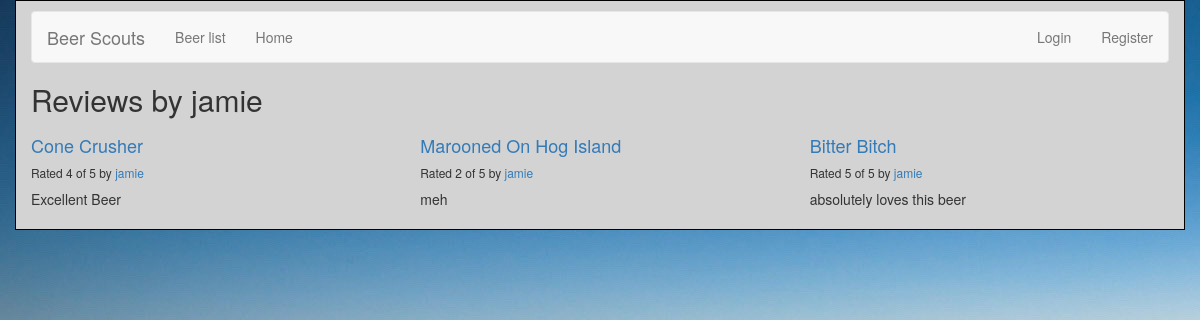
/reviews/review/user/jamie/, run on the app's committed database.
### reviews/models.py (models this page shows, shortened)
class Review(models.Model):
    RATING_CHOICES = (
        (1, '1'),
        (2, '2'),
        (3, '3'),
        (4, '4'),
        (5, '5'),
    )
    beer = models.ForeignKey(Beer, on_delete=models.CASCADE,)
    pub_date = models.DateTimeField('date published')
    user_name = models.CharField(max_length=100)
    comment = models.CharField(max_length=200)
    rating = models.IntegerField(choices=RATING_CHOICES)

class Beer(models.Model):
    name = models.CharField(max_length=200)
    abv = models.CharField(max_length=200)
    ibu = models.CharField(max_length=200)
    style = models.CharField(max_length=200)
    ounces = models.CharField(max_length=200)

### reviews/views.py (the view)
# urls.py: re_path(r'^review/user/(?P<username>\w+)/$', views.user_review_list, name='user_review_list'),
def user_review_list(request, username=None):
    if not username:
        username = request.user.username
    latest_review_list = Review.objects.filter(user_name=username).order_by('-pub_date')
    context = {'latest_review_list':latest_review_list, 'username':username}
    return render(request, 'reviews/user_review_list.html', context)

### reviews/templates/reviews/user_review_list.html
{% extends 'reviews/review_list.html' %}
{% block title %}
<h2>Reviews by {{ username }}</h2>
{% endblock %}

### reviews/templates/reviews/review_list.html (shortened to what this page needs)
{% extends 'base.html' %}
  {% block content %}
  {% if latest_review_list %}
  <div class="row">
      {% for review in latest_review_list %}
      <div class="col-xs-6 col-lg-4">
          <h4><a href="{% url 'reviews:review_detail' review.id %}">
          {{ review.beer.name }}
          </a></h4>
          <h6>Rated {{ review.rating }} of 5 by <a href="{% url 'reviews:user_review_list' review.user_name %}" >{{ review.user_name }}</a></h6>
          <p>{{ review.comment }}</p>
      </div>
      {% endfor %}
  </div>
  {% else %}
  <p>No reviews are available.</p>
  {% endif %}
  {% endblock %}

### reviews/static/reviews/style.css (style rules this page uses)
a { color: black; }
h4 { color: black; }

### data on the page
Review: beer.name "Cone Crusher", rating "4", user_name "jamie", comment "Excellent Beer"
Review: beer.name "Marooned On Hog Island", rating "2", user_name "jamie", comment "meh"
Review: beer.name "Bitter Bitch", rating "5", user_name "jamie", comment "absolutely loves this beer"

### other printed values
{{ username }} "jamie"
